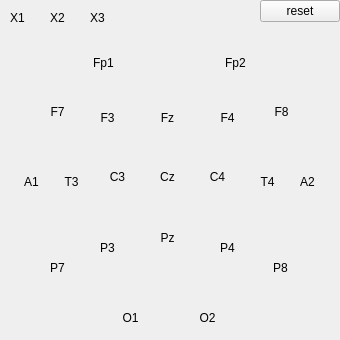
<?xml version="1.0" encoding="UTF-8"?>
<ui version="4.0">
 <class>impedancechart</class>
 <widget class="QWidget" name="impedancechart">
  <property name="geometry">
   <rect>
    <x>0</x>
    <y>0</y>
    <width>340</width>
    <height>340</height>
   </rect>
  </property>
  <property name="minimumSize">
   <size>
    <width>340</width>
    <height>340</height>
   </size>
  </property>
  <property name="maximumSize">
   <size>
    <width>340</width>
    <height>340</height>
   </size>
  </property>
  <property name="windowTitle">
   <string>Form</string>
  </property>
  <layout class="QHBoxLayout" name="horizontalLayout">
   <property name="leftMargin">
    <number>0</number>
   </property>
   <property name="topMargin">
    <number>0</number>
   </property>
   <property name="rightMargin">
    <number>0</number>
   </property>
   <property name="bottomMargin">
    <number>0</number>
   </property>
   <item>
    <widget class="QWidget" name="ConnectQualityWidget" native="true">
     <property name="minimumSize">
      <size>
       <width>340</width>
       <height>340</height>
      </size>
     </property>
     <property name="maximumSize">
      <size>
       <width>340</width>
       <height>340</height>
      </size>
     </property>
     <property name="styleSheet">
      <string notr="true"/>
     </property>
     <widget class="QLabel" name="Fp1label">
      <property name="geometry">
       <rect>
        <x>86</x>
        <y>45</y>
        <width>35</width>
        <height>35</height>
       </rect>
      </property>
      <property name="styleSheet">
       <string notr="true"/>
      </property>
      <property name="text">
       <string>Fp1</string>
      </property>
      <property name="alignment">
       <set>Qt::AlignCenter</set>
      </property>
     </widget>
     <widget class="QLabel" name="Fp2label">
      <property name="geometry">
       <rect>
        <x>218</x>
        <y>45</y>
        <width>35</width>
        <height>35</height>
       </rect>
      </property>
      <property name="styleSheet">
       <string notr="true"/>
      </property>
      <property name="text">
       <string>Fp2</string>
      </property>
      <property name="alignment">
       <set>Qt::AlignCenter</set>
      </property>
     </widget>
     <widget class="QLabel" name="F7label">
      <property name="geometry">
       <rect>
        <x>40</x>
        <y>94</y>
        <width>35</width>
        <height>35</height>
       </rect>
      </property>
      <property name="styleSheet">
       <string notr="true"/>
      </property>
      <property name="text">
       <string>F7</string>
      </property>
      <property name="alignment">
       <set>Qt::AlignCenter</set>
      </property>
     </widget>
     <widget class="QLabel" name="F3label">
      <property name="geometry">
       <rect>
        <x>90</x>
        <y>100</y>
        <width>35</width>
        <height>35</height>
       </rect>
      </property>
      <property name="styleSheet">
       <string notr="true"/>
      </property>
      <property name="text">
       <string>F3</string>
      </property>
      <property name="alignment">
       <set>Qt::AlignCenter</set>
      </property>
     </widget>
     <widget class="QLabel" name="F4label">
      <property name="geometry">
       <rect>
        <x>210</x>
        <y>100</y>
        <width>35</width>
        <height>35</height>
       </rect>
      </property>
      <property name="styleSheet">
       <string notr="true"/>
      </property>
      <property name="text">
       <string>F4</string>
      </property>
      <property name="alignment">
       <set>Qt::AlignCenter</set>
      </property>
     </widget>
     <widget class="QLabel" name="F8label">
      <property name="geometry">
       <rect>
        <x>264</x>
        <y>94</y>
        <width>35</width>
        <height>35</height>
       </rect>
      </property>
      <property name="styleSheet">
       <string notr="true"/>
      </property>
      <property name="text">
       <string>F8</string>
      </property>
      <property name="alignment">
       <set>Qt::AlignCenter</set>
      </property>
     </widget>
     <widget class="QLabel" name="T3label">
      <property name="geometry">
       <rect>
        <x>54</x>
        <y>164</y>
        <width>35</width>
        <height>35</height>
       </rect>
      </property>
      <property name="styleSheet">
       <string notr="true"/>
      </property>
      <property name="text">
       <string>T3</string>
      </property>
      <property name="alignment">
       <set>Qt::AlignCenter</set>
      </property>
     </widget>
     <widget class="QLabel" name="T4label">
      <property name="geometry">
       <rect>
        <x>250</x>
        <y>164</y>
        <width>35</width>
        <height>35</height>
       </rect>
      </property>
      <property name="styleSheet">
       <string notr="true"/>
      </property>
      <property name="text">
       <string>T4</string>
      </property>
      <property name="alignment">
       <set>Qt::AlignCenter</set>
      </property>
     </widget>
     <widget class="QLabel" name="A1label">
      <property name="geometry">
       <rect>
        <x>14</x>
        <y>164</y>
        <width>35</width>
        <height>35</height>
       </rect>
      </property>
      <property name="styleSheet">
       <string notr="true"/>
      </property>
      <property name="text">
       <string>A1</string>
      </property>
      <property name="alignment">
       <set>Qt::AlignCenter</set>
      </property>
     </widget>
     <widget class="QLabel" name="A2label">
      <property name="geometry">
       <rect>
        <x>290</x>
        <y>164</y>
        <width>35</width>
        <height>35</height>
       </rect>
      </property>
      <property name="styleSheet">
       <string notr="true"/>
      </property>
      <property name="text">
       <string>A2</string>
      </property>
      <property name="alignment">
       <set>Qt::AlignCenter</set>
      </property>
     </widget>
     <widget class="QLabel" name="P7label">
      <property name="geometry">
       <rect>
        <x>40</x>
        <y>250</y>
        <width>35</width>
        <height>35</height>
       </rect>
      </property>
      <property name="styleSheet">
       <string notr="true"/>
      </property>
      <property name="text">
       <string>P7</string>
      </property>
      <property name="alignment">
       <set>Qt::AlignCenter</set>
      </property>
     </widget>
     <widget class="QLabel" name="P8label">
      <property name="geometry">
       <rect>
        <x>263</x>
        <y>250</y>
        <width>35</width>
        <height>35</height>
       </rect>
      </property>
      <property name="styleSheet">
       <string notr="true"/>
      </property>
      <property name="text">
       <string>P8</string>
      </property>
      <property name="alignment">
       <set>Qt::AlignCenter</set>
      </property>
     </widget>
     <widget class="QLabel" name="P3label">
      <property name="geometry">
       <rect>
        <x>90</x>
        <y>230</y>
        <width>35</width>
        <height>35</height>
       </rect>
      </property>
      <property name="styleSheet">
       <string notr="true"/>
      </property>
      <property name="text">
       <string>P3</string>
      </property>
      <property name="alignment">
       <set>Qt::AlignCenter</set>
      </property>
     </widget>
     <widget class="QLabel" name="P4label">
      <property name="geometry">
       <rect>
        <x>210</x>
        <y>230</y>
        <width>35</width>
        <height>35</height>
       </rect>
      </property>
      <property name="styleSheet">
       <string notr="true"/>
      </property>
      <property name="text">
       <string>P4</string>
      </property>
      <property name="alignment">
       <set>Qt::AlignCenter</set>
      </property>
     </widget>
     <widget class="QLabel" name="O1label">
      <property name="geometry">
       <rect>
        <x>113</x>
        <y>300</y>
        <width>35</width>
        <height>35</height>
       </rect>
      </property>
      <property name="styleSheet">
       <string notr="true"/>
      </property>
      <property name="text">
       <string>O1</string>
      </property>
      <property name="alignment">
       <set>Qt::AlignCenter</set>
      </property>
     </widget>
     <widget class="QLabel" name="O2label">
      <property name="geometry">
       <rect>
        <x>190</x>
        <y>300</y>
        <width>35</width>
        <height>35</height>
       </rect>
      </property>
      <property name="styleSheet">
       <string notr="true"/>
      </property>
      <property name="text">
       <string>O2</string>
      </property>
      <property name="alignment">
       <set>Qt::AlignCenter</set>
      </property>
     </widget>
     <widget class="QLabel" name="Fzlabel">
      <property name="geometry">
       <rect>
        <x>150</x>
        <y>100</y>
        <width>35</width>
        <height>35</height>
       </rect>
      </property>
      <property name="styleSheet">
       <string notr="true"/>
      </property>
      <property name="text">
       <string>Fz</string>
      </property>
      <property name="alignment">
       <set>Qt::AlignCenter</set>
      </property>
     </widget>
     <widget class="QLabel" name="C3label">
      <property name="geometry">
       <rect>
        <x>100</x>
        <y>159</y>
        <width>35</width>
        <height>35</height>
       </rect>
      </property>
      <property name="styleSheet">
       <string notr="true"/>
      </property>
      <property name="text">
       <string>C3</string>
      </property>
      <property name="alignment">
       <set>Qt::AlignCenter</set>
      </property>
     </widget>
     <widget class="QLabel" name="C4label">
      <property name="geometry">
       <rect>
        <x>200</x>
        <y>159</y>
        <width>35</width>
        <height>35</height>
       </rect>
      </property>
      <property name="styleSheet">
       <string notr="true"/>
      </property>
      <property name="text">
       <string>C4</string>
      </property>
      <property name="alignment">
       <set>Qt::AlignCenter</set>
      </property>
     </widget>
     <widget class="QLabel" name="Czlabel">
      <property name="geometry">
       <rect>
        <x>150</x>
        <y>159</y>
        <width>35</width>
        <height>35</height>
       </rect>
      </property>
      <property name="styleSheet">
       <string notr="true"/>
      </property>
      <property name="text">
       <string>Cz</string>
      </property>
      <property name="alignment">
       <set>Qt::AlignCenter</set>
      </property>
     </widget>
     <widget class="QLabel" name="Pzlabel">
      <property name="geometry">
       <rect>
        <x>150</x>
        <y>220</y>
        <width>35</width>
        <height>35</height>
       </rect>
      </property>
      <property name="styleSheet">
       <string notr="true"/>
      </property>
      <property name="text">
       <string>Pz</string>
      </property>
      <property name="alignment">
       <set>Qt::AlignCenter</set>
      </property>
     </widget>
     <widget class="QLabel" name="X1label">
      <property name="geometry">
       <rect>
        <x>0</x>
        <y>0</y>
        <width>35</width>
        <height>35</height>
       </rect>
      </property>
      <property name="styleSheet">
       <string notr="true"/>
      </property>
      <property name="text">
       <string>X1</string>
      </property>
      <property name="alignment">
       <set>Qt::AlignCenter</set>
      </property>
     </widget>
     <widget class="QLabel" name="X2label">
      <property name="geometry">
       <rect>
        <x>40</x>
        <y>0</y>
        <width>35</width>
        <height>35</height>
       </rect>
      </property>
      <property name="styleSheet">
       <string notr="true"/>
      </property>
      <property name="text">
       <string>X2</string>
      </property>
      <property name="alignment">
       <set>Qt::AlignCenter</set>
      </property>
     </widget>
     <widget class="QLabel" name="X3label">
      <property name="geometry">
       <rect>
        <x>80</x>
        <y>0</y>
        <width>35</width>
        <height>35</height>
       </rect>
      </property>
      <property name="styleSheet">
       <string notr="true"/>
      </property>
      <property name="text">
       <string>X3</string>
      </property>
      <property name="alignment">
       <set>Qt::AlignCenter</set>
      </property>
     </widget>
     <widget class="QPushButton" name="resetButton">
      <property name="geometry">
       <rect>
        <x>260</x>
        <y>0</y>
        <width>80</width>
        <height>22</height>
       </rect>
      </property>
      <property name="text">
       <string>reset</string>
      </property>
     </widget>
    </widget>
   </item>
  </layout>
 </widget>
 <resources/>
 <connections/>
</ui>
